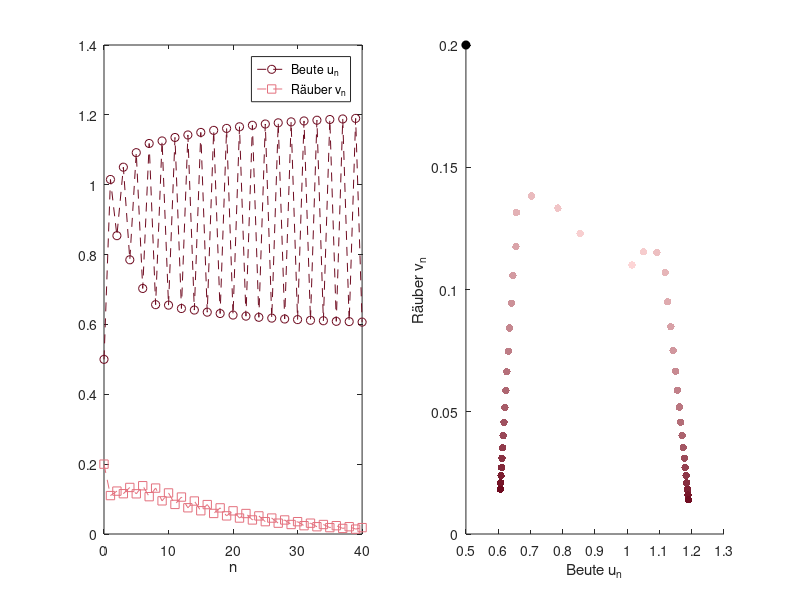

Source code (MATLAB):
% Abb. 2.5: Räuber-Beute-Modell, die Räuber sterben aus (Buch, Abschnitt 2.1, Gl. 2.3)
% u_{n+1} = (1 + r) u_n - r u_n^2 - gamma u_n v_n,  v_{n+1} = gamma u_n v_n  mit r = 2.5, gamma = 1.1, u_0 = 0.5, v_0 = 0.2
% (c) 2026 Philipp Kügler · Programm zum Buch „Dynamische Systeme in den Lebenswissenschaften“ · MIT-Lizenz (siehe LICENSE)
r = 2.5; gamma = 1.1; N = 40;
u = zeros(1, N + 1); v = zeros(1, N + 1);
u(1) = 0.5; v(1) = 0.2;                       % MATLAB zählt ab 1: u(1) ist u_0
for k = 1:N
    u(k + 1) = (1 + r) * u(k) - r * u(k)^2 - gamma * u(k) * v(k);
    v(k + 1) = gamma * u(k) * v(k);
end
fprintf('v_0, v_10, v_20, v_40 = %.4f  %.4f  %.4f  %.4f  -> die Räuber sterben aus\n', v([1 11 21 41]));
fprintf('u_36 ... u_40 = '); fprintf('%.3f  ', u(37:41)); fprintf('\n');

n = 0:N;
subplot(1, 2, 1);
plot(n, u, '--o', 'Color', [0.43 0.04 0.12]); hold on
plot(n, v, '--s', 'Color', [0.89 0.44 0.49]); hold off
xlabel('n'); legend('Beute u_n', 'Räuber v_n');
subplot(1, 2, 2);
rot = [linspace(1, 0.43, 64)' linspace(0.85, 0.04, 64)' linspace(0.85, 0.12, 64)'];
colormap(rot); scatter(u, v, 30, n, 'filled'); hold on              % hell: früh, dunkel: spät
plot(u(1), v(1), 'ko', 'MarkerFaceColor', 'k'); hold off
xlabel('Beute u_n'); ylabel('Räuber v_n');
